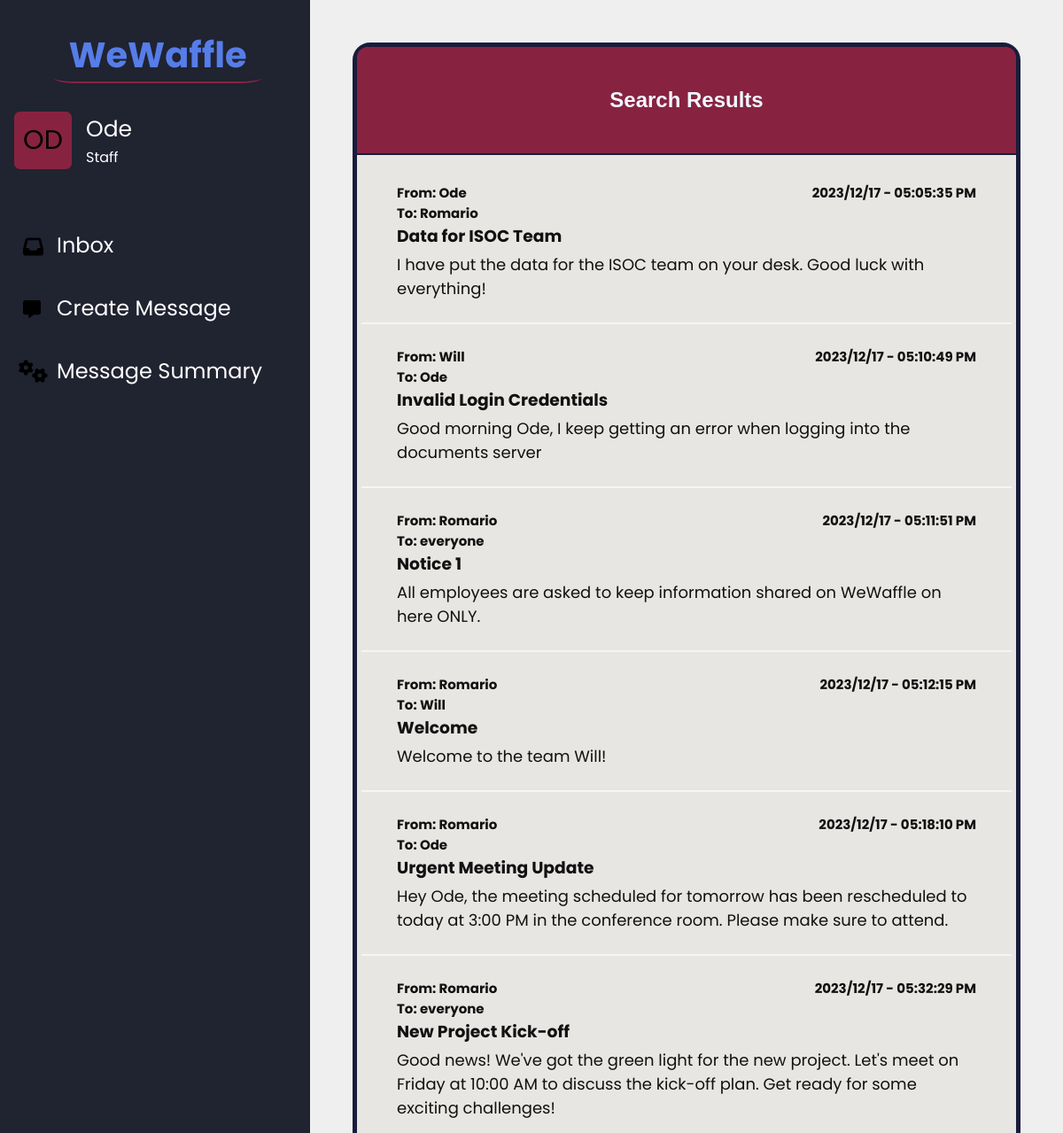
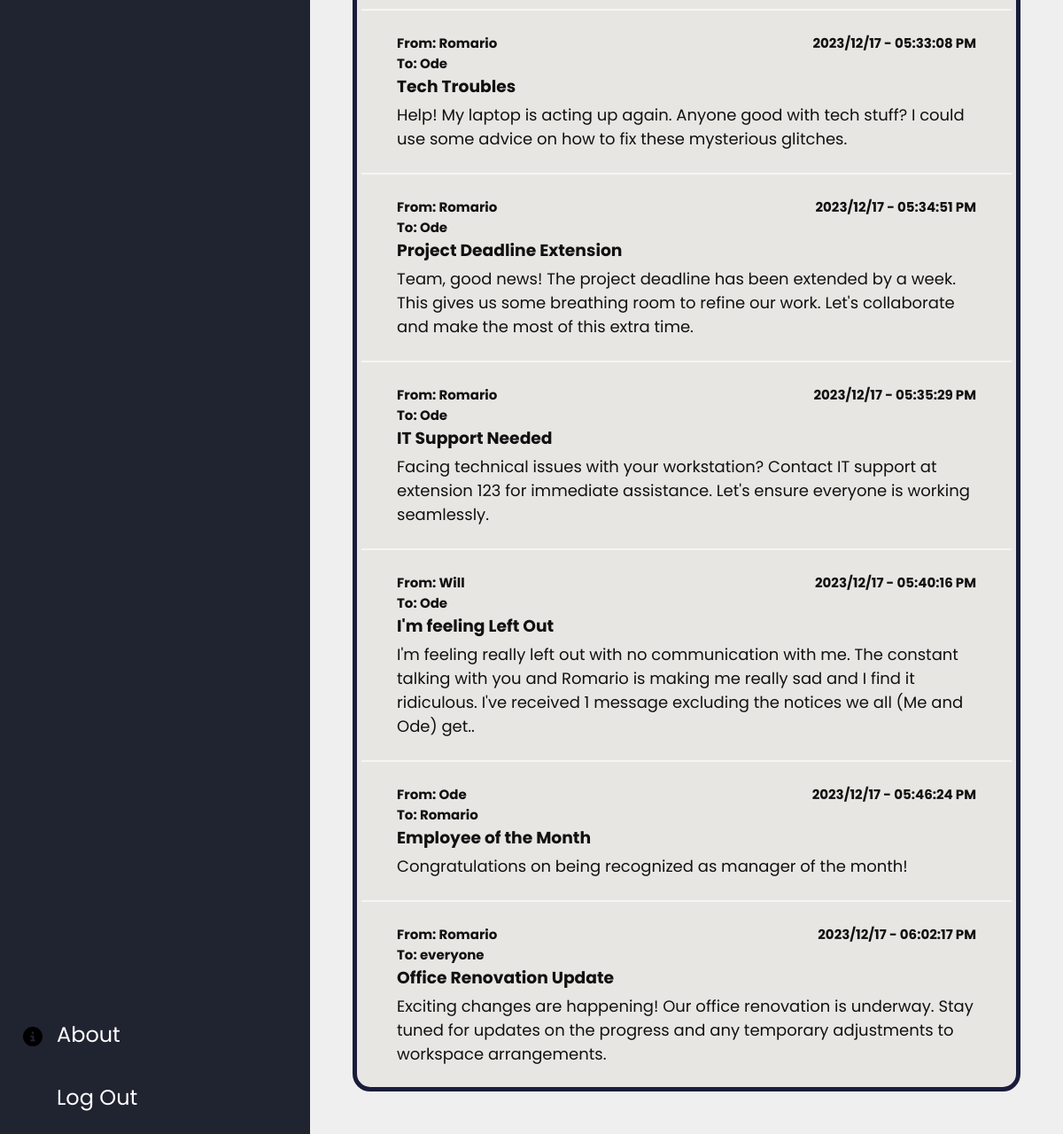
Page /return_search.php (signed in) on the committed database (2 pictures, top to bottom).
### tables this page shows
CREATE TABLE `message` (
  `sender` varchar(30) NOT NULL,
  `receiver` varchar(30) NOT NULL,
  `messageTitle` varchar(70) NOT NULL,
  `message` varchar(255) NOT NULL,
  `datesent` datetime NOT NULL DEFAULT '0000-00-00 00:00:00' ON UPDATE current_timestamp(),
  `status` varchar(10) NOT NULL DEFAULT 'unread'
);

### return_search.php (the view, shortened to what this page needs)
<?php
$conn = mysqli_connect("localhost", "root", "", "wewafflesystem");
?>
<!DOCTYPE html>
<html lang="en">
<head>
    <link rel="stylesheet" href="./styles.css">
</head>
<body>
    <div class="message-container">
        <div class="menu">
            <div class=menuCompanyName>
                <p>WeWaffle</p>
            </div>
            <div class="userInfo">
                <div class="userProfile">
                    <div class="ProfileBox">
                        <?php echo strtoupper(substr($_SESSION['username'],0,2))  ?>
                    </div>
                    <div class="username">
                        <p id="displayName"><?php echo $_SESSION['username'] ?></p>
                        <p id="displayRole"> <?php echo $_SESSION['userRole'] ?> </p>
                    </div>
                </div>
            </div>
            <div class="menuOptions">
                <div class="topMenu">
                    <p id="inbox"><a href="./message.php">Inbox</a></p>
                    <p id="createMsg"><a href="./create_message.php">Create Message</a></p>
                    <p id="msgSummary"><a href="./message_summary.php">Message Summary</a></p>
                </div>
                <div class="bottomMenu">
                    <p id="about"><a href="./about.php">About</a></p>
                    <p id="logout"><a href="./logout.php">Log Out</a></p>
                </div>
            </div>
        </div>
        <div class="message-body">
            <div class="inbox-left">
                <div class="inbox-header">
                    <h2> Search Results </h2>
                </div>
                <div class="inbox-messages-holder">
                <?php
                    $searchQuery = mysqli_real_escape_string($conn, trim($_POST['messageText']));
                    $getmessages = mysqli_query($conn,"SELECT * FROM message WHERE message='$searchQuery' OR message LIKE '%$searchQuery%'");
                        if ($getmessages->num_rows > 0){
                            while($rowMsg=$getmessages->fetch_assoc()){
                                $dateTimeFromDatabase = $rowMsg['datesent'];
                                $dateObject = new DateTime($dateTimeFromDatabase);
                                $timeIn12HourFormat = $dateObject->format('h:i:s A');
                                $dateInYYYYMMDDFormat = $dateObject->format('Y/m/d');
                                echo"
                                        <div class='inbox-messages'>
                                            <div class='message-info'>
                                                <div class='sender'>
                                                    <p>From: ".$rowMsg['sender']."</p>
                                                    <p>To: ".$rowMsg['receiver']."</p>
                                                </div>
                                                <div class='date'>
                                                    <h4>".$dateInYYYYMMDDFormat." - ".$timeIn12HourFormat ."</h4>
                                                </div>
                                            </div>
                                            <div class ='message-title'>
                                                <h3> ".$rowMsg['messageTitle']."</h3>
                                            </div>
                                            <div class ='message-content'>
                                                <p> ".$rowMsg['message']." </p>
                                            </div>
                                        </div>";
                            }
                        }  else {
                            echo "<p id='noResults'> No results found </p>";
                        }
                ?>
                </div>
            </div>
        </div>
    </div>
</body>
</html>

### styles.css (style rules this page uses)
* { box-sizing: border-box; padding:0; margin:0; }
.menuCompanyName { margin: 0px; font-family: 'Poppins', sans-serif; font-weight: bold; font-size: 40px; color:#567de8; border-bottom: 2px solid #872341; margin-right:55px; margin-left: 45px; text-align: center; border-radius: 10%; }
#displayName { font-size:25px; color:white }
#displayRole { color:white }
.message-container { height:100vh; width: 100%; display: flex; background-color:#efefef; }
.menu { gap:2em; padding-top:2em; padding-left: 1em; font-family: 'Poppins', sans-serif; display: flex; flex-direction: column; max-width: 350px; width:100%; background-color: rgb(32,35,48) }
.topMenu, .bottomMenu { font-size: 24px; display: flex; flex-direction: column; gap:1.5em }
.menuOptions { font-size: 24px; display: flex; flex-direction: column; justify-content: space-between; gap:1.5em; height:100%; padding-bottom: 1em; margin-top:1.5em; }
a { text-decoration: none; color: white }
#inbox { padding-left: 2em; background-image: url(./Images/inbox-solid.svg); background-size: 23px; background-position: 10px 8px; background-repeat: no-repeat; }
#createMsg { padding-left: 2em; background-image: url(./Images/message-solid.svg); background-size: 20px; background-position: 10px 9px; background-repeat: no-repeat; }
#msgSummary { padding-left: 2em; background-image: url(./Images/gears-solid.svg); background-size: 33px; background-position: 5px 5px; background-repeat: no-repeat; }
#about { padding-left: 2em; background-image: url(./Images/circle-info-solid.svg); background-size: 22px; background-position: 10px 9px; background-repeat: no-repeat; }
#logout { padding-left: 2em; background-image: url(./Images/right-from-bracket-solid.svg); background-size: 22px; background-position: 10px 9px; background-repeat: no-repeat; }
.userProfile { display: flex; align-items: center; gap:1em }
.ProfileBox { display: flex; align-items: center; justify-content: center; height:65px; font-size:30px; width: 65px; border-radius: 10%; background-color: #872341; }
.message-body { margin:3em 3em; display: flex; justify-content: center; gap:3em; width:100%; max-width:100%; font-family: "Monsterrat", sans-serif; }
.inbox-left { min-width:600px; width:100%; max-width:900px; display: flex; flex-direction:column; background-color:#e8e6e3; border-radius:20px; border:#191c3b 5px solid; gap:1px; }
.inbox-header { display:flex; justify-content: center; align-items: center; height:5%; background-color:#872341; border-top-left-radius: 12px; border-top-right-radius: 12px; color:aliceblue; border-bottom:2px solid #191c3b; }
.inbox-messages-holder { display: flex; flex-direction:column; padding:5px; overflow:auto; }
.inbox-messages { padding: 25px 40px; border-bottom: 2px solid whitesmoke; color:#111111; font-family: "Poppins", sans-serif; }
.message-title { padding-bottom:4px; }
.message-content { font-size:18px; }
.message-info { display: flex; justify-content: space-between; font-size:15px; font-weight:bold; }

### rows in the picture
message: sender "Ode", receiver "Romario", datesent "2023/12/17", datesent "05:05:35 PM", messageTitle "Data for ISOC Team", message "I have put the data for the ISOC team on your desk. Good luck with everything!"
message: sender "Will", receiver "Ode", datesent "2023/12/17", datesent "05:10:49 PM", messageTitle "Invalid Login Credentials", message "Good morning Ode, I keep getting an error when logging into the documents server"
message: sender "Romario", receiver "everyone", datesent "2023/12/17", datesent "05:11:51 PM", messageTitle "Notice 1", message "All employees are asked to keep information shared on WeWaffle on here ONLY."
message: sender "Romario", receiver "Will", datesent "2023/12/17", datesent "05:12:15 PM", messageTitle "Welcome", message "Welcome to the team Will!"
message: sender "Romario", receiver "Ode", datesent "2023/12/17", datesent "05:18:10 PM", messageTitle "Urgent Meeting Update", message "Hey Ode, the meeting scheduled for tomorrow has been rescheduled to today at 3:00 PM in the conference room. Please make sure to attend."
message: sender "Romario", receiver "everyone", datesent "2023/12/17", datesent "05:32:29 PM", messageTitle "New Project Kick-off", message "Good news! We've got the green light for the new project. Let's meet on Friday at 10:00 AM to discuss the kick-off plan. Get ready for some exciting challenges!"
message: sender "Romario", receiver "Ode", datesent "2023/12/17", datesent "05:33:08 PM", messageTitle "Tech Troubles", message "Help! My laptop is acting up again. Anyone good with tech stuff? I could use some advice on how to fix these mysterious glitches."
message: sender "Romario", receiver "Ode", datesent "2023/12/17", datesent "05:34:51 PM", messageTitle "Project Deadline Extension", message "Team, good news! The project deadline has been extended by a week. This gives us some breathing room to refine our work. Let's collaborate and make the most of this extra time."
message: sender "Romario", receiver "Ode", datesent "2023/12/17", datesent "05:35:29 PM", messageTitle "IT Support Needed", message "Facing technical issues with your workstation? Contact IT support at extension 123 for immediate assistance. Let's ensure everyone is working seamlessly."
message: sender "Will", receiver "Ode", datesent "2023/12/17", datesent "05:40:16 PM", messageTitle "I'm feeling Left Out", message "I'm feeling really left out with no communication with me. The constant talking with you and Romario is making me really sad and I find it ridiculous. I've received 1 message excluding the notices we all (Me and Ode) get.."
message: sender "Ode", receiver "Romario", datesent "2023/12/17", datesent "05:46:24 PM", messageTitle "Employee of the Month", message "Congratulations on being recognized as manager of the month!"
message: sender "Romario", receiver "everyone", datesent "2023/12/17", datesent "06:02:17 PM", messageTitle "Office Renovation Update", message "Exciting changes are happening! Our office renovation is underway. Stay tuned for updates on the progress and any temporary adjustments to workspace arrangements."

### other values in the picture
substr($_SESSION['username'],0,2) "OD"
$_SESSION['username'] "Ode"
$_SESSION['userRole'] "Staff"
